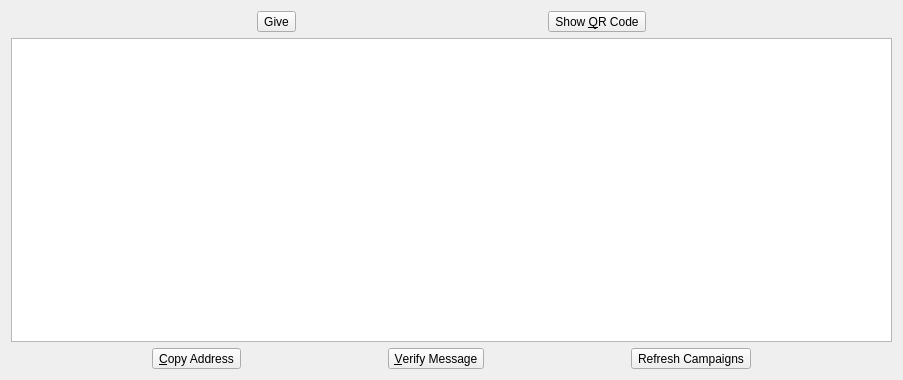
<?xml version="1.0" encoding="UTF-8"?>
<ui version="4.0">
 <class>SharePage</class>
 <widget class="QWidget" name="SharePage">
  <property name="geometry">
   <rect>
    <x>0</x>
    <y>0</y>
    <width>903</width>
    <height>380</height>
   </rect>
  </property>
  <property name="windowTitle">
   <string>Address Book</string>
  </property>
  <layout class="QVBoxLayout" name="verticalLayout">
   <item>
    <layout class="QHBoxLayout" name="horizontalLayout_2">
     <item>
      <widget class="QToolButton" name="giveButton">
       <property name="text">
        <string>Give</string>
       </property>
      </widget>
     </item>
     <item>
      <widget class="QToolButton" name="showQRCode">
       <property name="text">
        <string>Show &amp;QR Code</string>
       </property>
       <property name="icon">
        <iconset resource="../bitcoin.qrc">
         <normaloff>:/icons/qrcode</normaloff>:/icons/qrcode</iconset>
       </property>
       <property name="toolButtonStyle">
        <enum>Qt::ToolButtonTextOnly</enum>
       </property>
      </widget>
     </item>
    </layout>
   </item>
   <item>
    <widget class="QTableView" name="tableView">
     <property name="contextMenuPolicy">
      <enum>Qt::CustomContextMenu</enum>
     </property>
     <property name="toolTip">
      <string>RIght-click for options</string>
     </property>
     <property name="tabKeyNavigation">
      <bool>false</bool>
     </property>
     <property name="alternatingRowColors">
      <bool>true</bool>
     </property>
     <property name="selectionMode">
      <enum>QAbstractItemView::SingleSelection</enum>
     </property>
     <property name="selectionBehavior">
      <enum>QAbstractItemView::SelectRows</enum>
     </property>
     <property name="sortingEnabled">
      <bool>true</bool>
     </property>
     <attribute name="verticalHeaderVisible">
      <bool>false</bool>
     </attribute>
    </widget>
   </item>
   <item>
    <layout class="QHBoxLayout" name="horizontalLayout">
     <item>
      <widget class="QToolButton" name="copyToClipboard">
       <property name="toolTip">
        <string>Copy the currently selected address to the system clipboard</string>
       </property>
       <property name="text">
        <string>&amp;Copy Address</string>
       </property>
       <property name="icon">
        <iconset resource="../bitcoin.qrc">
         <normaloff>:/icons/editcopy</normaloff>:/icons/editcopy</iconset>
       </property>
       <property name="toolButtonStyle">
        <enum>Qt::ToolButtonTextOnly</enum>
       </property>
      </widget>
     </item>
     <item>
      <widget class="QToolButton" name="verifyMessage">
       <property name="toolTip">
        <string>Verify a message to ensure it was signed with a specified 2GiveCoin address</string>
       </property>
       <property name="text">
        <string>&amp;Verify Message</string>
       </property>
       <property name="icon">
        <iconset resource="../bitcoin.qrc">
         <normaloff>:/icons/transaction_0</normaloff>:/icons/transaction_0</iconset>
       </property>
       <property name="toolButtonStyle">
        <enum>Qt::ToolButtonTextOnly</enum>
       </property>
      </widget>
     </item>
     <item>
      <widget class="QToolButton" name="refreshButton">
       <property name="toolTip">
        <string>Delete the currently selected address from the list</string>
       </property>
       <property name="text">
        <string>Refresh Campaigns</string>
       </property>
       <property name="icon">
        <iconset resource="../bitcoin.qrc">
         <normaloff>:/icons/remove</normaloff>:/icons/remove</iconset>
       </property>
       <property name="toolButtonStyle">
        <enum>Qt::ToolButtonTextOnly</enum>
       </property>
      </widget>
     </item>
    </layout>
   </item>
  </layout>
 </widget>
 <resources>
  <include location="../bitcoin.qrc"/>
 </resources>
 <connections/>
</ui>
